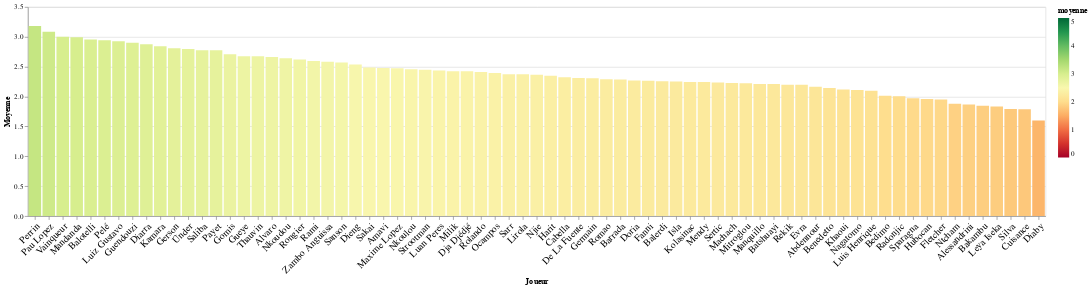

Notebook source saved alongside this figure:
### Code cell
slider = alt.binding_range(min=by_joueur["count"].min(), max=by_joueur["count"].max(), step=1, name="Nombre Minimum de Notes: ")
select_nb_matches = alt.selection_single(name="matches", fields=["count"], bind=slider, init={"count": 1})

classement_moyenne = alt.Chart(notation).mark_bar().transform_aggregate(
    count="count(Note_num)",
    moyenne="mean(Note_num)",
    groupby=["Joueur"]
).encode(
    x=alt.X(
        field="Joueur", 
        type="ordinal", 
        sort="-y",
        axis=alt.Axis(labelAngle=-45, labelFontSize=14)
    ),
    y=alt.Y("moyenne:Q", title="Moyenne"),
    color=alt.Color("moyenne:Q", scale=alt.Scale(scheme="redyellowgreen", domain=[0.0, 5.0])),
    tooltip=["Joueur", alt.Tooltip("count:Q", title="# Notes"), alt.Tooltip("moyenne:Q", title="Moyenne", format='.2f')]
).add_selection(
    select_nb_matches
).transform_filter(
    'datum.count >= matches_count'
)

classement_moyenne.configure_header(
    titleColor='green',
    titleFontSize=14,
    labelColor='red',
    labelFontSize=14
)

classement_moyenne

### Figure 1 — Vega-Lite specification as saved in the notebook (floating-point values rounded to 4 significant figures; data arrays with more than 128 entries replaced by an {"elided": "..."} marker saying what was removed)
{"config": {"view": {"continuousWidth": 400, "continuousHeight": 300}}, "data": {"name": "data-e9dc8a84e23134963b431da81520fbd5"}, "mark": "bar", "encoding": {"color": {"field": "moyenne", "scale": {"domain": [0.0, 5.0], "scheme": "redyellowgreen"}, "type": "quantitative"}, "tooltip": [{"field": "Joueur", "type": "nominal"}, {"field": "count", "title": "# Notes", "type": "quantitative"}, {"field": "moyenne", "format": ".2f", "title": "Moyenne", "type": "quantitative"}], "x": {"axis": {"labelAngle": -45, "labelFontSize": 14}, "field": "Joueur", "sort": "-y", "type": "ordinal"}, "y": {"field": "moyenne", "title": "Moyenne", "type": "quantitative"}}, "selection": {"matches": {"type": "single", "fields": ["count"], "bind": {"input": "range", "max": 210.0, "min": 5.0, "name": "Nombre Minimum de Notes: ", "step": 1}, "init": {"count": 1}}}, "transform": [{"aggregate": [{"op": "count", "field": "Note_num", "as": "count"}, {"op": "mean", "field": "Note_num", "as": "moyenne"}], "groupby": ["Joueur"]}, {"filter": "datum.count >= matches_count"}], "$schema": "https://vega.github.io/schema/vega-lite/v4.17.0.json", "datasets": {"data-e9dc8a84e23134963b431da81520fbd5": {"elided": "3719 records"}}}
